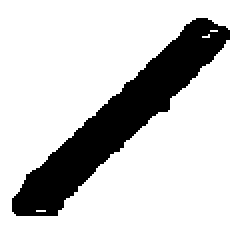
%> input picture codes_matlab/invariant_angle/column.png, 120 x 120 px (shown 2 times larger)
$ octave invariant_angle_illustration.m   (GNU Octave 9; MATLAB toolbox functions it lacks are replaced by stand-ins)
%> lines starting %> are read from the running program, lines starting %| are printed output that depends on the picture; in (x1, y1, x2, y2) boxes, pixels count from 0 and x2, y2 are one past the last pixel; in counts of white or black regions, pixels touching at a corner belong together; the program's own positions count from 1
### codes_matlab/MASC_functions/compute_Dmax.m
function [Dmax,theta,A,B] = compute_Dmax(xh,yh,illustration)

    % compute the smallest convex hull
    %k = convhull(xP,yP);

    % compute the maximal distance between two vertices of the convex hull
    % this represent for sure the maximal distance between 2 points
    % belonging to the particle
    % old version : Dmax = max(pdist([xP(k),yP(k)]));
    Dmax = 0;
    for i=1:length(xh)-1
        for j=i+1:length(xh)
            tmp_dist = sqrt((xh(i)-xh(j))^2 + (yh(i)-yh(j))^2);
            if tmp_dist > Dmax
                Dmax = tmp_dist;
                idxA = i;
                idxB = j;
            end
        end
    end

% [13 lines of commented-out code are left out]
    A = [xh(idxA); yh(idxA)];
    B = [xh(idxB); yh(idxB)];
    vec = B-A;
    vec_0 = [1;0];
    theta = acos(dot(vec,vec_0)/(norm(vec)*norm(vec_0)));
    if theta > pi/2
        theta = pi - theta;
    end

    % add - sign to this angle if we have to rotate counterclockwise to align the
    % main direction to the horizontal
    if (A(1) < B(1) && A(2) < B(2)) || (A(1) > B(1) && A(2) > B(2))
        theta = -theta;
    end

    % transform in degrees
    theta = theta*180/pi;

    if illustration

        figure; hold on; axis equal; box on;
        plot(xh,yh,'k--');
        %plot(xP(k),yP(k),'b--');
        plot([A(1) B(1)],[A(2) B(2)],'r--');
        xlabel('x [pix]');
        ylabel('y [pix]');
        set(gca,'Ydir','reverse','Fontsize',14);
        axis equal;
        title(sprintf('D_{max} = %2.2f pixels. theta = %2.1f deg.',Dmax, theta));

    end

end

### codes_matlab/MASC_functions/get_perimeter.m
function [x,y,amax,area_no_holes,name,cout,centroid,adiff,imsize,edgepx,xtremepx] = get_perimeter(filePath, outputDir, plots, debug, enableFilters, BW_mask_in)
% ~~~~~~~~~~~~~~~~~~~~~~~~~~~~~~~~~~~~~~~~~~~~~~~~~~~~~~~~~~~~~~~~~~~~~~~~~
% (c) Hannakaisa Lindqvist, Hanne Hakkarainen & Jussi Tiira
% ~~~~~~~~~~~~~~~~~~~~~~~~~~~~~~~~~~~~~~~~~~~~~~~~~~~~~~~~~~~~~~~~~~~~~~~~~
%
% Tätä aliohjelmaa kutsuu classify.m ohjelma. Aliohjelma irrottaa reunakäyrät (x,y) kuvista.
%

%% Config
threshcoef = 1; % jääkiteille sopiva on 1, omenoille 0.8 (riippuu kuvasta; jos on tikku -> 1)
threshbracket = 0.20; % coef+-bracket, 0 for no threshold bracketing
kaanteinen = true; % false (tausta tummempi kuin siluetti: omenoille) tai true (tausta vaaleampi kuin siluetti: jääkiteille)

plot_overlay = true; % Overlay perimeter curve on output image.
crop_frame = true; % Causes a blinking popup window, but does the job.
%% Reunakäyrän irrottaminen kuvasta.

% Tiedostonimen eri osat.
[~,name,ext] = fileparts(filePath);

% disp([sprintf('\nComputing parameters for ') name '...'])

newFileName = [name '_out' ext];
fullFilePath_output = fullfile(outputDir,newFileName);

if ~exist('BW_mask_in','var')

    % Ladataan kuva, muutetaan 0-255 kokonaislukudata 0-1 liukuluvuksi
    % (double) ja varmistutaan, että kuva on harmaasävykuva.
    info = imfinfo(filePath);
    switch info.ColorType
        case 'grayscale'
            im = imread(filePath);
        case 'truecolor'
            im = rgb2gray(im2double(imread(filePath)));
        case 'indexed'
            [X, map] = imread(filePath);
            im = im2double(ind2gray(X, map));
        otherwise
            error('invalid image type')
    end

    % Pienennetään kuva, jotta se on kevyempi käsitellä (lähinnä omenoille). Jos
    % kuitenkin kuva valmiiksi pienempi niin ei muuteta kokoa.
    if info.Width >= info.Height && info.Width > 1024
        im=imresize(im,[NaN 1024]);
    elseif info.Width < info.Height && info.Height > 1024
        im=imresize(im,[1024 NaN]);
    end

    % Jos kuvassa objekti tummempi, käännetään kuvan värit siten, että objekti on valkoinen.
    if kaanteinen
        im = imcomplement(im);
    end

else

    im = BW_mask_in;

end

% filtteri reunakäyrän epätasaisuuksien poistamiseksi
im = conv2(double(im),double(ones(5)/9),'full'); % by default : 'valid'

% Luodaan maski käyttäen thresholdia ja sopivaa kerrointa (inputparametri).
mask=im2bw(im,graythresh(im)*threshcoef);

% Test threshold sensitivity
adiff = 0;
if threshbracket ~= 0 && enableFilters
    avgbrightness=mean(mean(im));
    for i=[0 -1]
        props=regionprops(logical(im2bw(im,graythresh(im)*(threshcoef+i*threshbracket*(1-avgbrightness)))),'Area');
        if adiff<0
            k=-1;
        else
            k=1;
        end
        adiff = adiff - k*max([props.Area]);
    end
end

% Määritetään suurin objekti ja käsitellään vain sitä
% (näin päästään eroon mahdollisista ylimääräisistä, pienemmistä kappaleista).
label = bwlabel(mask);
props=regionprops(label,'FilledArea');
area = [props.FilledArea];

props2=regionprops(label,'Area');
area_noholes = [props2.Area];

% Suurimman objektin pinta-ala.
amax = max(area);
area_no_holes = max(max(area_noholes));
idx = find(area == max(area));
BW = ismember(label, idx);
label2 = logical(BW);

% Määritetään reunat.
B = bwboundaries(BW,'noholes');

%cout=corner(im,B,1.0,165,3,0.35,0,1,1);
cout = corner(im,B,1.0,165,3,0.35,0,1,1);

if (isempty(cout) == 1)
  cout = [0,0;0,0];
elseif (size(cout) == [1,2])
  cout = [0,0;0,0];
elseif (size(cout) == [2,1])
  cout = [0,0;0,0];
end

% Objektin painopiste.
stats=regionprops(label2,'Centroid');
centroid = cat(1, stats.Centroid);

% Poimitaan reunan x- ja y- koordinaatit.
boundaries = B{1,1};
N = length(boundaries);
I = 1:N;
y = boundaries(I,1);
x = boundaries(I,2);

% Image size and boundaries touching image edges
imsize = size(BW);
edgepx = 0; % pixel count on image edges
xtremepx = 0;
for i=[1 2]
    edgepx = edgepx + sum(boundaries(:,i)==0) + sum(boundaries(:,i)==imsize(i));
    xtremepx = xtremepx + sum(boundaries(:,i)==min(boundaries(:,i))) + sum(boundaries(:,i)==max(boundaries(:,i)));
end

% Reunakäyräkuvien piirtäminen yksittäisistä kiteistä output-kansioon.
if (plots || debug)

  if debug
      visible = 'on';
  else
      visible = 'off';
  end
  f = figure('Visible',visible);
  set(0,'defaultaxesfontsize',22,'defaultaxeslinewidth',2,...
        'defaultlinelinewidth',2,'defaultpatchlinewidth',2,...
        'defaulttextfontsize',22);
  if plot_overlay
    imshow(im, 'Border', 'tight');
  end
  hold on
  plot(x,y,'r-')
  plot(cout(:,2),cout(:,1),'gs','MarkerEdgeColor','g','MarkerFaceColor','g','MarkerSize',4)
  plot(centroid(1),centroid(2),'mh','MarkerEdgeColor','k','MarkerFaceColor','m','MarkerSize',8)
  axis equal
  grid off
  if debug||crop_frame
      axesH = gca;
      set(axesH,'units','pixels') % set the axes units to pixels
      set(f,'units','pixels') % set the figure units to pixels
      axpos = get(axesH, 'position');
      figpos = get(f, 'position');
      set(f, 'position', [figpos(1) figpos(2) axpos(3) axpos(4)])
      set(axesH,'units','normalized','position',[0 0 1 1])
      F = getframe(f);
      imwrite(F.cdata,fullFilePath_output)
  else
      saveas(gcf,fullFilePath_output)
  end
  if debug
      pause on
      disp 'DEBUG MODE: Paused. Press any key to continue.'
      pause
  end
  close(gcf)
end % plottaukset
end

### codes_matlab/invariant_angle/invariant_angle_illustration.m
% small piece of code to illustrate the concept of invariant angle and line
% segment (IC-PCA) on different shapes

%clearvars;
close all;

img_name = 'column.png';
img = imread(img_name); % grayscale or truecolor
%> img: size 120x120 uint8; values 0 (black) and 215 (white), 80.4% white; 1 black region, box (x1, y1, x2, y2) and area: (6, 9, 115, 108) 2817
data = false(size(img,1),size(img,2));
data(img==0) = true;

P = bwboundaries(data);
%> P = 4 boundaries; box (x1, y1, x2, y2) and points: (6, 9, 115, 108) 268, (18, 105, 23, 106) 9, (101, 17, 105, 19) 8, (105, 15, 109, 16) 7
P = P{1};
%> P = 268 rows, first 12: [100 7; 99 8; 98 9; 97 10; 96 11; 95 11; 94 12; 93 12; 92 13; 91 13; 90 14; 89 14]
gamma = linspace(0,360,numel(P(:,1)));
%> gamma = 268 values from 0 to 360
Dmax = compute_Dmax(P(:,1),P(:,2),0);
%> after the loop in compute_Dmax, `for i=1:length(xh)-1`: Dmax = 140.6; idxA = 125; idxB = 262
%> in compute_Dmax, `A = [xh(idxA); yh(idxA)];`: A = [16; 115]
%> in compute_Dmax, `B = [xh(idxB); yh(idxB)];`: B = [106; 7]
%> in compute_Dmax, `vec = B-A;`: vec = [90; -108]
%> in compute_Dmax, `theta = acos(dot(vec,vec_0)/(norm(vec)*norm(vec_0)));`: theta = 0.876
%> in compute_Dmax, `theta = theta*180/pi;`: theta = 50.19
%> Dmax = 140.6


shift_angle = [30, 90, 180];
line_seg_30 = zeros(1,numel(gamma));
line_seg_90 = zeros(1,numel(gamma));
line_seg_180 = zeros(1,numel(gamma));

for i=1:numel(gamma)

    gamma_current = gamma(i);

    % 30 degrees shift
    tmp_gamma_30 = abs((mod(gamma_current+shift_angle(1),360))-gamma);
    [~,idx_30] = min(tmp_gamma_30);
    A = P(i,:);
    B_30 = P(idx_30,:);
    line_seg_30(i) = sqrt((A(1)-B_30(1))^2 + (A(2)-B_30(2))^2);

    % 90 degrees shift
    tmp_gamma_90 = abs((mod(gamma_current+shift_angle(2),360))-gamma);
    [~,idx_90] = min(tmp_gamma_90);
    A = P(i,:);
    B_90 = P(idx_90,:);
    line_seg_90(i) = sqrt((A(1)-B_90(1))^2 + (A(2)-B_90(2))^2);

    % 180 degrees shift
    tmp_gamma_180 = abs((mod(gamma_current+shift_angle(3),360))-gamma);
    [~,idx_180] = min(tmp_gamma_180);
    A = P(i,:);
    B_180 = P(idx_180,:);
    line_seg_180(i) = sqrt((A(1)-B_180(1))^2 + (A(2)-B_180(2))^2);

end
%> this loop made 268 passes
%> (gamma_current, B_30, B_90, idx_180, B_180) on passes 1 to 3: (0, [81 24], [44 63], 134, [24 112]), (1.35, [80 25], [43 63], 135, [25 111]), (2.7, [79 25], [42 64], 136, [26 110])
%> after the loop, line_seg_180 = 268 values, max 139.7 at index 260, min 20 at index 57, mean 79.86; line_seg_30 = 268 values, max 28.32 at index 77, min 14.42 at index 250, mean 23.72; line_seg_90 = 268 values, max 81.34 at index 28, min 20 at index 87, mean 59.88

line_seg_30N = line_seg_30 ./ Dmax;
%> line_seg_30N = 268 values, max 0.201 at index 77, min 0.103 at index 250, mean 0.169
line_seg_90N = line_seg_90 ./ Dmax;
%> line_seg_90N = 268 values, max 0.579 at index 28, min 0.142 at index 87, mean 0.426
line_seg_180N = line_seg_180 ./ Dmax;
%> line_seg_180N = 268 values, max 0.994 at index 260, min 0.142 at index 57, mean 0.568


% compute ICPCA stuff
outputDir = '/ltedata/MASC/OAP/airlab/codes_matlab/invariant_angle';
       % icpca.plots = false;
       % icpca.debug = false;
       % icpca.enableFilters = false;
       % if process.icpca_default % 1:use raw image as input | 0:use DS.data as input
[icpca.x,icpca.y,icpca.amax,icpca.area_no_holes,icpca.name,icpca.cout,icpca.centroid,icpca.adiff,icpca.imsize,icpca.edgepx,icpca.xtremepx] = get_perimeter(img_name, outputDir, true, false, false);
%> in get_perimeter, `[X, map] = imread(filePath);`: map = 256 rows, first 12: [0 0 0; 0 0 0.2; 0 0 0.4; 0 0 0.6; 0 0 0.8; 0 0 1; 0 0.2 0; 0 0.2 0.2; 0 0.2 0.4; 0 0.2 0.6; 0 0.2 0.8; 0 0.2 1]
%> in get_perimeter, `im = conv2(double(im),double(ones(5)/9),'full'); % by default : 'valid'`:
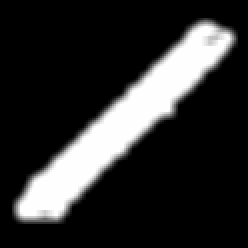
%> im: size 124x124 double (shown 2 times larger); min 0, max 2.78, mean 0.509; drawn with min black and max white
%> in get_perimeter, `mask=im2bw(im,graythresh(im)*threshcoef);`:
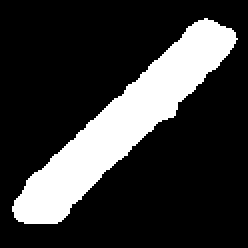
%> mask: size 124x124 logical (shown 2 times larger); 21.4% white; 1 white region, box (x1, y1, x2, y2) and area: (6, 9, 119, 112) 3285
%> in get_perimeter, `props=regionprops(label,'FilledArea');`: props = {FilledArea 3285}
%> in get_perimeter, `area = [props.FilledArea];`: area = 3285
%> in get_perimeter, `props2=regionprops(label,'Area');`: props2 = 1 region; Area: 3285
%> in get_perimeter, `area_noholes = [props2.Area];`: area_noholes = 3285
%> in get_perimeter, `idx = find(area == max(area));`: idx = 1
%> in get_perimeter, `B = bwboundaries(BW,'noholes');`: B = 1 boundary; box (x1, y1, x2, y2) and points: (6, 9, 119, 112) 266
%> the run ends on the next line
